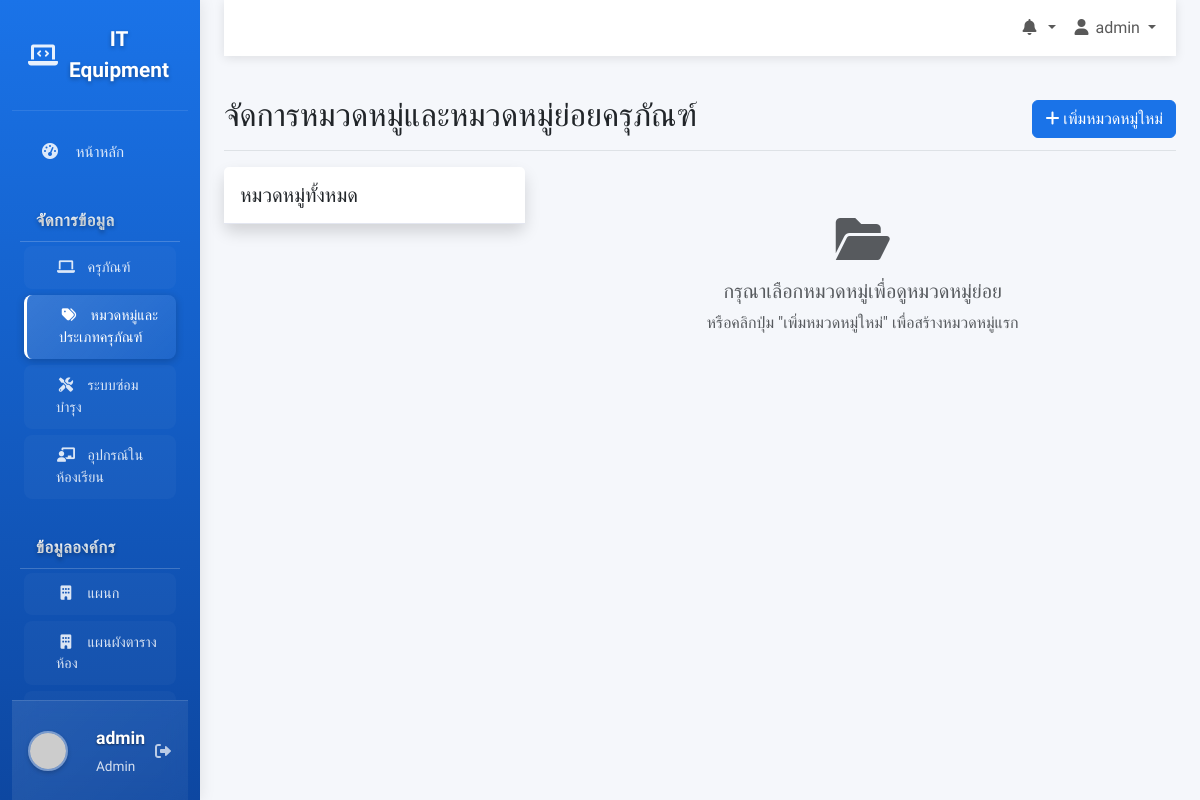
/categories.php (signed in), run on an earlier commit of the app's database.
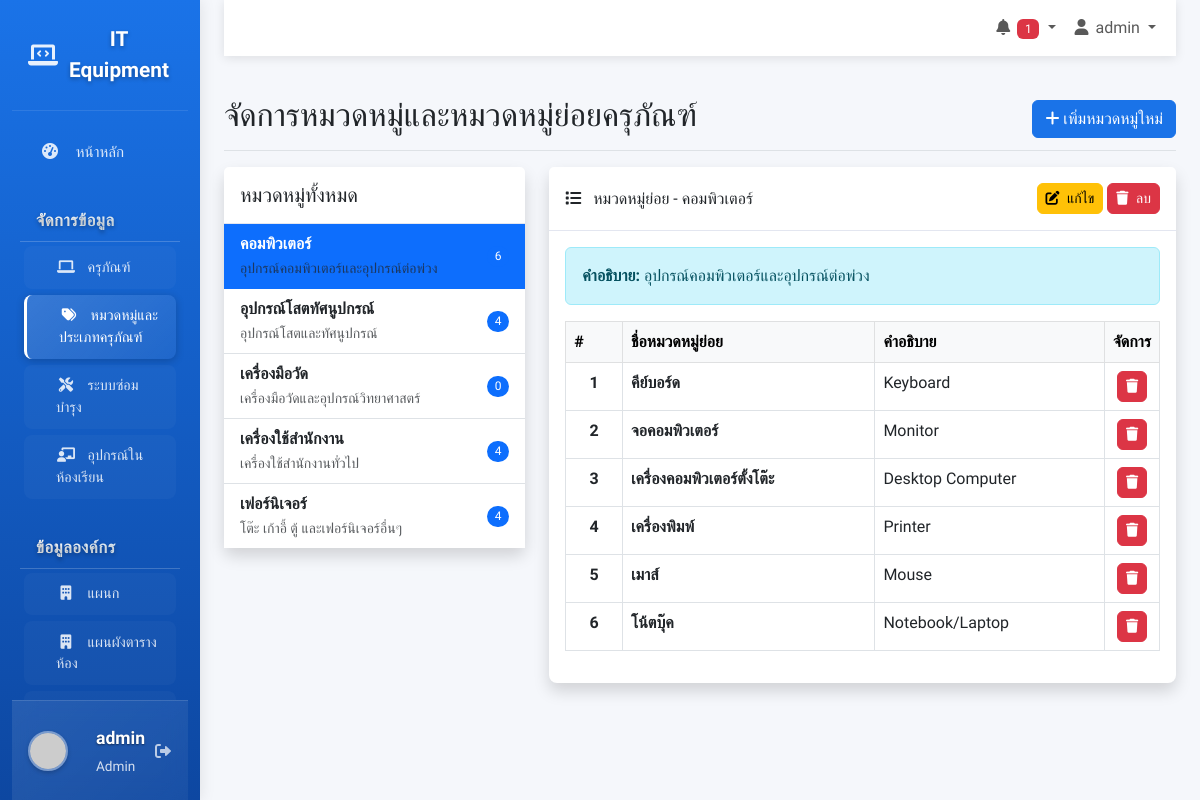
And on a later commit of the database.
### tables this page shows
CREATE TABLE IF NOT EXISTS equipment_categories (
    category_id INT AUTO_INCREMENT PRIMARY KEY COMMENT 'รหัสหมวดหมู่ (Primary Key)',
    category_name VARCHAR(100) NOT NULL COMMENT 'ชื่อหมวดหมู่ครุภัณฑ์',
    category_description TEXT COMMENT 'รายละเอียดหมวดหมู่',
    created_at TIMESTAMP DEFAULT CURRENT_TIMESTAMP COMMENT 'วันที่สร้างบันทึก',
    updated_at TIMESTAMP DEFAULT CURRENT_TIMESTAMP ON UPDATE CURRENT_TIMESTAMP COMMENT 'วันที่แก้ไขล่าสุด',
    INDEX idx_category_name (category_name)
);

CREATE TABLE IF NOT EXISTS equipment_subcategories (
    subcategory_id INT AUTO_INCREMENT PRIMARY KEY COMMENT 'รหัสหมวดหมู่ย่อย (Primary Key)',
    category_id INT NOT NULL COMMENT 'รหัสหมวดหมู่หลัก (Foreign Key)',
    subcategory_name VARCHAR(100) NOT NULL COMMENT 'ชื่อหมวดหมู่ย่อย',
    subcategory_description TEXT COMMENT 'รายละเอียดหมวดหมู่ย่อย',
    created_at TIMESTAMP DEFAULT CURRENT_TIMESTAMP COMMENT 'วันที่สร้างบันทึก',
    updated_at TIMESTAMP DEFAULT CURRENT_TIMESTAMP ON UPDATE CURRENT_TIMESTAMP COMMENT 'วันที่แก้ไขล่าสุด',
    FOREIGN KEY (category_id) REFERENCES equipment_categories(category_id) ON DELETE CASCADE,
    INDEX idx_category_id (category_id),
    INDEX idx_subcategory_name (subcategory_name)
);

### categories.php (the view, shortened to what the rows shown need)
<?php
require_once 'includes/header.php';
$categories_query = "
    SELECT ec.*, COUNT(es.subcategory_id) as subcategory_count
    FROM equipment_categories ec
    LEFT JOIN equipment_subcategories es ON ec.category_id = es.category_id
    GROUP BY ec.category_id
    ORDER BY ec.category_name";
$categories_list = $db->query($categories_query)->fetchAll(PDO::FETCH_ASSOC);
$selected_category_id = isset($_GET['category_id']) ? $_GET['category_id'] : ($categories_list[0]['category_id'] ?? null);
$selected_category = null;
$subcategories = [];
if ($selected_category_id) {
    $stmt = $db->prepare("SELECT * FROM equipment_categories WHERE category_id = ?");
    $stmt->execute([$selected_category_id]);
    $selected_category = $stmt->fetch(PDO::FETCH_ASSOC);
    $subcategories_query = "
        SELECT es.*, ec.category_name
        FROM equipment_subcategories es
        JOIN equipment_categories ec ON es.category_id = ec.category_id
        WHERE es.category_id = ?
        ORDER BY es.subcategory_name";
    $stmt = $db->prepare($subcategories_query);
    $stmt->execute([$selected_category_id]);
    $subcategories = $stmt->fetchAll(PDO::FETCH_ASSOC);
}
$edit_mode = isset($_GET['action']) && $_GET['action'] == 'edit' && isset($_GET['id']);
$edit_category = null;
?>
<main class="col-md-9 ms-sm-auto col-lg-10 px-md-4">
    <div class="d-flex justify-content-between flex-wrap flex-md-nowrap align-items-center pt-3 pb-2 mb-3 border-bottom">
        <h1 class="h2">จัดการหมวดหมู่และหมวดหมู่ย่อยครุภัณฑ์</h1>
    </div>
    <?php if ($edit_mode): ?>
        <div class="card shadow mb-4">
            <div class="card-header py-3 bg-primary text-white">
                <h6 class="m-0 font-weight-bold">
                    <i class="fas fa-edit me-2"></i>แก้ไขหมวดหมู่และหมวดหมู่ย่อย
                </h6>
            </div>
            <div class="card-body">
                <form method="POST" id="categoryForm">
                    <input type="hidden" name="category_id" value="<?php echo $edit_category['category_id']; ?>">
                    <div class="row mb-4">
                        <div class="col-md-12">
                            <div class="mb-3">
                                <label class="form-label fw-bold">ชื่อหมวดหมู่ *</label>
                                <input type="text" class="form-control" name="category_name"
                                       value="<?php echo $edit_category['category_name']; ?>" required
                                       placeholder="เช่น อุปกรณ์คอมพิวเตอร์">
                            </div>
                        </div>
                        <div class="col-md-12">
                            <div class="mb-3">
                                <label class="form-label fw-bold">คำอธิบายหมวดหมู่</label>
                                <textarea class="form-control" name="category_description" rows="2"
                                       placeholder="รายละเอียดเพิ่มเติมเกี่ยวกับหมวดหมู่"><?php echo $edit_category['category_description']; ?></textarea>
                            </div>
                        </div>
                    </div>
                    <div class="mb-4">
                        <div class="d-flex justify-content-between align-items-center mb-3">
                            <label class="form-label fw-bold">หมวดหมู่ย่อย</label>
                            <button type="button" class="btn btn-success btn-sm" onclick="addSubcategoryRow()">
                                <i class="fas fa-plus me-1"></i> เพิ่มหมวดหมู่ย่อย
                            </button>
                        </div>
                        <div class="table-responsive">
                            <table class="table table-bordered" id="subcategoriesTable">
                                <thead class="table-light">
                                    <tr>
                                        <th width="5%">#</th>
                                        <th width="45%">ชื่อหมวดหมู่ย่อย *</th>
                                        <th width="45%">คำอธิบาย</th>
                                        <th width="5%">ลบ</th>
                                    </tr>
                                </thead>
                                <tbody id="subcategoriesTableBody">
                                    <?php if (count($subcategories) > 0): ?>
                                        <?php foreach($subcategories as $index => $subcategory): ?>
                                        <tr>
                                            <td class="text-center"><?php echo $index + 1; ?></td>
                                            <td>
                                                <input type="hidden" name="subcategories[<?php echo $index; ?>][id]" value="<?php echo $subcategory['subcategory_id']; ?>">
                                                <input type="text" class="form-control" name="subcategories[<?php echo $index; ?>][name]"
                                                       value="<?php echo $subcategory['subcategory_name']; ?>" required
                                                       placeholder="เช่น เครื่องคอมพิวเตอร์ตั้งโต๊ะ">
                                            </td>
                                            <td>
                                                <input type="text" class="form-control" name="subcategories[<?php echo $index; ?>][description]"
                                                       value="<?php echo $subcategory['subcategory_description']; ?>"
                                                       placeholder="คำอธิบายหมวดหมู่ย่อย">
                                            </td>
                                            <td class="text-center">
                                                <button type="button" class="btn btn-danger btn-sm" onclick="removeSubcategoryRow(this)">
                                                    <i class="fas fa-trash"></i>
                                                </button>
                                            </td>
                                        </tr>
                                        <?php endforeach; ?>
                                    <?php else: ?>
                                        <tr id="noSubcategoriesRow">
                                            <td colspan="4" class="text-center text-muted py-3">
                                                <i class="fas fa-info-circle me-2"></i>ยังไม่มีหมวดหมู่ย่อย
                                            </td>
                                        </tr>
                                    <?php endif; ?>
                                </tbody>
                            </table>
                        </div>
                    </div>
                    <div class="d-flex justify-content-between">
                        <a href="categories.php" class="btn btn-secondary">
                            <i class="fas fa-arrow-left me-1"></i> ยกเลิก
                        </a>
                        <button type="submit" name="save_category" class="btn btn-primary">
                            <i class="fas fa-save me-1"></i> บันทึกการเปลี่ยนแปลง
                        </button>
                    </div>
                </form>
            </div>
        </div>
    <?php else: ?>
        <div class="row">
            <div class="col-md-4">
                <div class="card shadow mb-4">
                    <div class="card-body p-0">
                        <div class="list-group list-group-flush">
                            <?php foreach($categories_list as $category): ?>
                            <a href="categories.php?category_id=<?php echo $category['category_id']; ?>"
                               class="list-group-item list-group-item-action d-flex justify-content-between align-items-center <?php echo $selected_category_id == $category['category_id'] ? 'active' : ''; ?>">
                                <div>
                                    <strong><?php echo $category['category_name']; ?></strong>
                                    <?php if ($category['category_description']): ?>
                                        <br><small class="text-muted"><?php echo $category['category_description']; ?></small>
                                    <?php endif; ?>
                                </div>
                                <span class="badge bg-primary rounded-pill"><?php echo $category['subcategory_count']; ?></span>
                            </a>
                            <?php endforeach; ?>
                        </div>
                    </div>
                </div>
            </div>
            <div class="col-md-8">
                <?php if ($selected_category_id): ?>
                    <div class="card shadow mb-4">
                        <div class="card-header py-3 d-flex justify-content-between align-items-center">
                            <h6 class="m-0 font-weight-bold">
                                <i class="fas fa-list me-2"></i>
                                หมวดหมู่ย่อย - <?php echo $selected_category['category_name'] ?? 'ไม่พบหมวดหมู่' ?>
                            </h6>
                            <div>
                                <a href="categories.php?action=edit&id=<?php echo $selected_category['category_id']; ?>" class="btn btn-warning btn-sm">
                                    <i class="fas fa-edit me-1"></i> แก้ไข
                                </a>
                                <a href="categories.php?action=delete_category&id=<?php echo $selected_category['category_id']; ?>"
                                   class="btn btn-danger btn-sm" onclick="return confirm('คุณแน่ใจหรือไม่ที่จะลบหมวดหมู่นี้? การลบจะทำให้หมวดหมู่ย่อยทั้งหมดถูกลบด้วย')">
                                    <i class="fas fa-trash me-1"></i> ลบ
                                </a>
                            </div>
                        </div>
                        <div class="card-body">
                            <?php if ($selected_category['category_description']): ?>
                                <div class="alert alert-info">
                                    <strong>คำอธิบาย:</strong> <?php echo $selected_category['category_description']; ?>
                                </div>
                            <?php endif; ?>
                            <?php if (count($subcategories) > 0): ?>
                                <div class="table-responsive">
                                    <table class="table table-bordered table-hover">
                                        <thead class="table-light">
                                            <tr>
                                                <th width="10%">#</th>
                                                <th width="45%">ชื่อหมวดหมู่ย่อย</th>
                                                <th width="40%">คำอธิบาย</th>
                                                <th width="5%">จัดการ</th>
                                            </tr>
                                        </thead>
                                        <tbody>
                                            <?php foreach($subcategories as $index => $subcategory): ?>
                                            <tr>
                                                <td class="text-center fw-bold"><?php echo $index + 1; ?></td>
                                                <td class="fw-bold"><?php echo $subcategory['subcategory_name']; ?></td>
                                                <td><?php echo $subcategory['subcategory_description'] ?: '-'; ?></td>
                                                <td class="text-center">
                                                    <a href="categories.php?action=delete_subcategory&id=<?php echo $subcategory['subcategory_id']; ?>&category_id=<?php echo $selected_category_id; ?>"
                                                       class="btn btn-danger btn-sm" title="ลบ" onclick="return confirm('คุณแน่ใจหรือไม่?')">
                                                        <i class="fas fa-trash"></i>
                                                    </a>
                                                </td>
                                            </tr>
                                            <?php endforeach; ?>
                                        </tbody>
                                    </table>
                                </div>
                            <?php endif; ?>
                        </div>
                    </div>
                <?php endif; ?>
            </div>
        </div>
    <?php endif; ?>
</main>
<?php require_once 'includes/footer.php'; ?>

What changed in the data, as far as the page shows it:
added equipment_categories: category_name "คอมพิวเตอร์", category_description "อุปกรณ์คอมพิวเตอร์และอุปกรณ์ต่อพ่วง", subcategory_count "6"
added equipment_categories: category_name "อุปกรณ์โสตทัศนูปกรณ์", category_description "อุปกรณ์โสตและทัศนูปกรณ์", subcategory_count "4"
added equipment_categories: category_name "เครื่องมือวัด", category_description "เครื่องมือวัดและอุปกรณ์วิทยาศาสตร์", subcategory_count "0"
added equipment_categories: category_name "เครื่องใช้สำนักงาน", category_description "เครื่องใช้สำนักงานทั่วไป", subcategory_count "4"
added equipment_categories: category_name "เฟอร์นิเจอร์", category_description "โต๊ะ เก้าอี้ ตู้ และเฟอร์นิเจอร์อื่นๆ", subcategory_count "4"
added equipment_subcategories: subcategory_name "คีย์บอร์ด", subcategory_description "Keyboard"
added equipment_subcategories: subcategory_name "จอคอมพิวเตอร์", subcategory_description "Monitor"
added equipment_subcategories: subcategory_name "เครื่องคอมพิวเตอร์ตั้งโต๊ะ", subcategory_description "Desktop Computer"
added equipment_subcategories: subcategory_name "เครื่องพิมพ์", subcategory_description "Printer"
added equipment_subcategories: subcategory_name "เมาส์", subcategory_description "Mouse"
added equipment_subcategories: subcategory_name "โน้ตบุ๊ค", subcategory_description "Notebook/Laptop"
Also different on the page:
$pending_count: (not shown) → "1"
text no longer shown: "กรุณาเลือกหมวดหมู่เพื่อดูหมวดหมู่ย่อย หรือคลิกปุ่ม \"เพิ่มหมวดหมู่ใหม่\" เพื่อสร้างหมวดหมู่แรก"
text now shown: "หมวดหมู่ย่อย - แก้ไข ลบ คำอธิบาย: # ชื่อหมวดหมู่ย่อย คำอธิบาย จัดการ"
